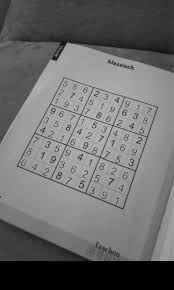
#> input picture images/sd11.png, 174 x 290 px, given in place of ex.png, which was not available
$ python train2.py   (older library calls are emulated)
#> lines starting #> are read from the running program, lines starting #| are printed output that depends on the picture; after the words box and inside, x2 and y2 are one past the last pixel; in counts of white or black regions, pixels touching at a corner belong together; pictures that were not available may be replaced by others from this repository, and a replacement may not be noted
#> further down, frame is the input picture: shape (290, 174, 3); min 0, max 200, mean 108.1
import cv2
import numpy as np
from sklearn import preprocessing,cross_validation,svm
from sklearn import svm
from sklearn import datasets, neighbors, linear_model
from sklearn.multiclass import OneVsOneClassifier
from sklearn.svm import LinearSVC


# [10 lines left out: function draw_str, not called in this run]


def cmp_heightitem(item):
    _, _, _, hitem = cv2.boundingRect(item)
    return -hitem


# [26 lines left out: functions cmp_widthitem, sort_grid_points, not called in this run]


def process(frame):

    #
    # 1. preprocessing
    #
    gray = cv2.cvtColor(frame, cv2.COLOR_BGR2GRAY)
    binary = cv2.adaptiveThreshold(
        src=gray, maxValue=255,
        adaptiveMethod=cv2.ADAPTIVE_THRESH_GAUSSIAN_C,
        thresholdType=cv2.THRESH_BINARY, blockSize=11, C=2)
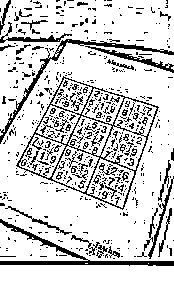
#> binary: shape (290, 174); 81.5% white; black in thin lines or dots

    blurred = cv2.medianBlur(binary, ksize=3)
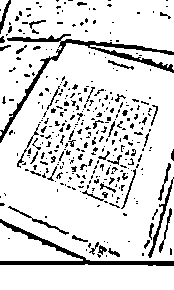
#> blurred: shape (290, 174); 86.2% white; 355 black regions (297 under 20 px), largest, box (x1, y1, x2, y2) and area: (0, 34, 174, 143) 1511, (0, 219, 174, 266) 1113, (148, 177, 174, 258) 247

    #
    # 2. try to find the sudoku
    #
    image,contours, hierarchy = cv2.findContours(image=cv2.bitwise_not(blurred),
                                   mode=cv2.RETR_LIST,
                                   method=cv2.CHAIN_APPROX_SIMPLE)
#> image: shape (290, 174); 13.8% white; 355 white regions (297 under 20 px)
#> contours = 360 contours, 340 with area under 20; largest, box (x1, y1, x2, y2) and area: (0, 34, 174, 143) 1112, (0, 219, 174, 266) 846, (148, 177, 174, 258) 161, (8, 206, 69, 235) 94, (0, 0, 11, 34) 70


    sudoku_area = 0
    sudoku_contour = None
    for cnt in contours:
        area = cv2.contourArea(cnt)
        x, y, w, h = cv2.boundingRect(cnt)
        if (0.7 < float(w) / h < 1.3     # aspect ratio
                and area > 150 * 150     # minimal area
                and area > sudoku_area   # biggest area on screen
                and area > .5 * w * h):  # fills bounding rect
            sudoku_area = area
            sudoku_contour = cnt
#> this loop made 360 passes
#> (area, x, y, w, h) on passes 7, 8, 16: (30, 108, 248, 12, 9), (34.5, 98, 245, 9, 10), (24.5, 72, 235, 16, 7)
#> after the loop, sudoku_area = 0

    #blurred = cv2.cvtColor(blurred, cv2.COLOR_GRAY2BGR)
    #cv2.drawContours(blurred, [sudoku_contour], -1, (255,0,0), -1)


    #
    # 3. separate sudoku from background
    #
    if sudoku_contour is not None:

        # approximate the contour with connected lines
        perimeter = cv2.arcLength(curve=sudoku_contour, closed=True)
        approx = cv2.approxPolyDP(curve=sudoku_contour,
                                  epsilon=0.1 * perimeter,
                                  closed=True)

        if len(approx) == 4:
            # successfully approximated
            # we now transform the sudoku to a fixed size 450x450
            # plus 50 pixel border and remove the background

            # create empty mask image
            mask = np.zeros(gray.shape, np.uint8)
            # fill a the sudoku-contour with white
            #mask = cv2.cvtColor(mask, cv2.COLOR_GRAY2BGR)
            cv2.drawContours(mask, [sudoku_contour], 0, 255, -1)

            # invert the mask
            mask_inv = cv2.bitwise_not(mask)
            # the blurred picture is already thresholded so this step shows
            # only the black areas in the sudoku
            separated = cv2.bitwise_or(mask_inv, blurred)


            # create a perspective transformation matrix. "square" defines the
            # target dimensions (450x450). The image we warp "separated" in
            # has bigger dimensions than that (550x550) to assure that no
            # pixels are cut off accidentially on twisted images
            square = np.float32([[50, 50], [500, 50], [50, 500], [500, 500]])
            approx = np.float32([i[0] for i in approx])  # api needs conversion
            # sort the approx points to match the points defined in square
            approx = sort_grid_points(approx)


            m = cv2.getPerspectiveTransform(approx, square)
            transformed = cv2.warpPerspective(separated, m, (550, 550))


            #
            # 4. get crossing points to determine grid buckling
            #

            # 4.1 vertical lines
            #

            # sobel x-axis
            sobel_x = cv2.Sobel(transformed, ddepth=-1, dx=1, dy=0)


            # closing x-axis
            kernel_x = np.array([[1]] * 20, dtype='uint8')  # vertical kernel
            dilated_x = cv2.dilate(sobel_x, kernel_x)
            closed_x = cv2.erode(dilated_x, kernel_x)
            _, threshed_x = cv2.threshold(closed_x, thresh=250, maxval=255,
                                          type=cv2.THRESH_BINARY)


            # generate mask for x
            image1,contours1, hierarchy1 = cv2.findContours(image=threshed_x,
                                           mode=cv2.RETR_LIST,
                                           method=cv2.CHAIN_APPROX_SIMPLE)


            # sort contours by height
            sorted_contours1 = sorted(contours1, key=cmp_heightitem)

            # fill biggest 10 contours on mask (white)
            mask_x = np.zeros(transformed.shape, np.uint8)
            cv2.drawContours(mask_x, sorted_contours1[:10], -1, 255, -1)


            # 4.2 horizontal lines
            #

            # this is essentially the same procedure as for the x-axis
            # sobel y-axis
            sobel_y = cv2.Sobel(transformed, ddepth=-1, dx=0, dy=1)

            # closing y-axis
            kernel_y = np.array([[[1]] * 20], dtype='uint8')  # horizontal krnl
            dilated_y = cv2.dilate(sobel_y, kernel_y)
            closed_y = cv2.erode(dilated_y, kernel_y)
            _, threshed_y = cv2.threshold(closed_y, 250, 255,
                                          cv2.THRESH_BINARY)

            # generate mask for y
            image,contours2, _ = cv2.findContours(image=threshed_y,
                                           mode=cv2.RETR_LIST,
                                           method=cv2.CHAIN_APPROX_SIMPLE)
            sorted_contours2 = sorted(contours2, key=cmp_widthitem)

            # fill biggest 10 on mask
            mask_y = np.zeros(transformed.shape, np.uint8)
            cv2.drawContours(mask_y, sorted_contours2[:10], -1, 255, -1)

            #
            # 4.3 close the grid
            #
            dilated_ver = cv2.dilate(mask_x, kernel_x)
            dilated_hor = cv2.dilate(mask_y, kernel_y)
            # now we have the single crossing points as well as the complete
            # grid
            grid = cv2.bitwise_or(dilated_hor, dilated_ver)
            crossing = cv2.bitwise_and(dilated_hor, dilated_ver)
            cv2.imshow('image',crossing)

            #
            # 5. sort crossing points
            #
            image,contours, _ = cv2.findContours(image=crossing,
                                           mode=cv2.RETR_LIST,
                                           method=cv2.CHAIN_APPROX_SIMPLE)
            # a complete sudoku must have exactly 100 crossing points
            if len(contours) == 100:
                # take the center points of the bounding rects of the crossing
                # points. This should be precise enough, calculating the
                # moments is not necessary.
                crossing_points = np.empty(shape=(100, 2))
                for n, cnt in enumerate(contours):
                    x, y, w, h = cv2.boundingRect(cnt)
                    cx, cy = (x + .5 * w, y + .5 * h)
                    crossing_points[n] = [int(cx), int(cy)]
                sorted_cross_points = sort_grid_points(crossing_points)
                # show the numbers next to the points
                for n, p in enumerate(sorted_cross_points):
                    #print (p[0])
                    draw_str(grid, int(p[0][0]), int(p[0][1]), str(n))

                #
                # 6. Solve the sudoku
                #
                solve_sudoku_ocr(transformed, sorted_cross_points)

    cv2.drawContours(frame, [sudoku_contour], 0, 255)
    cv2.imshow('Input', frame)


# [106 lines left out: function solve_sudoku_ocr, not called in this run]


"""Uses the main video capture device for detection"""
"""Z
cap = cv2.VideoCapture(0)
if cap.isOpened():
    while(not cv2.waitKey(1) & 0xFF == ord('q')):
        _, frame = cap.read()
        process(frame)
else:
    raise IOError('Cannot capture video device')
cap.release()
"""
frame=cv2.imread('ex.png');
process(frame)

$ run again, on images/sd3.png
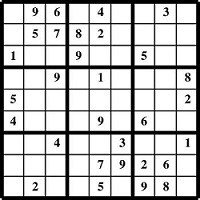
#> input picture images/sd3.png, 200 x 200 px, given in place of ex.png, which was not available
#> frame is the input picture: shape (200, 200, 3); min 0, max 255, mean 196.1
#> in process, `binary = cv2.adaptiveThreshold( src=gray, maxValue=255, adaptiveMethod..`:
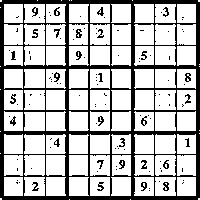
#> binary: shape (200, 200); 74% white; 117 black regions (86 under 20 px), largest, box (x1, y1, x2, y2) and area: (0, 0, 200, 200) 9382, (76, 29, 82, 38) 37, (163, 182, 169, 191) 36
#> blurred: shape (200, 200); 75.7% white; 99 black regions (36 under 20 px), largest, box (x1, y1, x2, y2) and area: (0, 0, 200, 200) 7774, (76, 29, 82, 38) 39, (98, 117, 104, 125) 33
#> image: shape (200, 200); 24.3% white; 99 white regions (36 under 20 px)
#> in process, `image,contours, hierarchy = cv2.findContours(image=cv2.bitwise_not(blu..`: contours = 122 contours, 94 with area under 20; largest, box (x1, y1, x2, y2) and area: (0, 0, 200, 200) 39593, (133, 133, 197, 197) 3834, (3, 3, 67, 67) 3834, (3, 133, 67, 197) 3831, (133, 3, 197, 67) 3830
#> the loop in process, `for cnt in contours:` made 122 passes
#> (area, x, y, w, h, sudoku_area) on pass 122: (39593, 0, 0, 200, 200, 39593)
#> after the loop in process, `for cnt in contours:`: sudoku_area = 39593; sudoku_contour = [[2, 0], [0, 2], [0, 197], [2, 199], [197, 199], [199, 197], [199, 2], [197, 0]]
#> perimeter = 791.3
#> in process, `approx = cv2.approxPolyDP(curve=sudoku_contour, epsilon=0.1 * perimete..`: approx = [[2, 0], [0, 197], [197, 199], [199, 2]]
#> mask: shape (200, 200); 100% white; black in thin lines or dots
#> mask_inv: shape (200, 200); 0.03% white in thin lines or dots
#> points = [[2, 0], [199, 2], [0, 197], [197, 199]]
#> m = [[2.28, 0.0232, 45.43], [-0.0232, 2.28, 50.05], [4.74e-19, 6.46e-19, 1]]
#> threshed_x: shape (550, 550); 4.6% white; 112 white regions (55 under 20 px)
#> contours1 = 112 contours, 67 with area under 20; largest, box (x1, y1, x2, y2) and area: (350, 56, 360, 496) 1100, (201, 57, 211, 497) 1078, (52, 59, 62, 499) 1050, (249, 57, 258, 496) 1036, (299, 56, 308, 496) 1035
#> hitem = 6
#> sorted_contours1 has the same summary as contours1
#> mask_x: shape (550, 550); 3.4% white; 10 white regions, largest, box (x1, y1, x2, y2) and area: (350, 56, 360, 496) 1544, (201, 57, 211, 497) 1522, (52, 59, 62, 499) 1496
#> threshed_y: shape (550, 550); 4.3% white; 141 white regions (83 under 20 px)
#> contours2 = 141 contours, 104 with area under 20; largest, box (x1, y1, x2, y2) and area: (57, 249, 496, 258) 1087, (57, 350, 497, 361) 1080, (56, 201, 496, 211) 1078, (54, 52, 494, 62) 1065, (57, 299, 497, 308) 1057
#> witem = 5
#> sorted_contours2 has the same summary as contours2
#> mask_y: shape (550, 550); 3.4% white; 10 white regions, largest, box (x1, y1, x2, y2) and area: (57, 249, 496, 258) 1529, (57, 350, 497, 361) 1524, (56, 201, 496, 211) 1522
#> dilated_ver: shape (550, 550); 4.6% white; 10 white regions, largest, box (x1, y1, x2, y2) and area: (201, 48, 211, 507) 2054, (52, 50, 62, 509) 2028, (249, 48, 258, 506) 1973
#> dilated_hor: shape (550, 550); 4.5% white; 10 white regions, largest, box (x1, y1, x2, y2) and area: (47, 201, 506, 211) 2054, (45, 52, 504, 62) 2042, (48, 249, 506, 258) 2042
#> grid: shape (550, 550); 8.7% white; 1 white region, box (x1, y1, x2, y2) and area: (45, 46, 508, 509) 26448
#> in process, `crossing = cv2.bitwise_and(dilated_hor, dilated_ver)`:
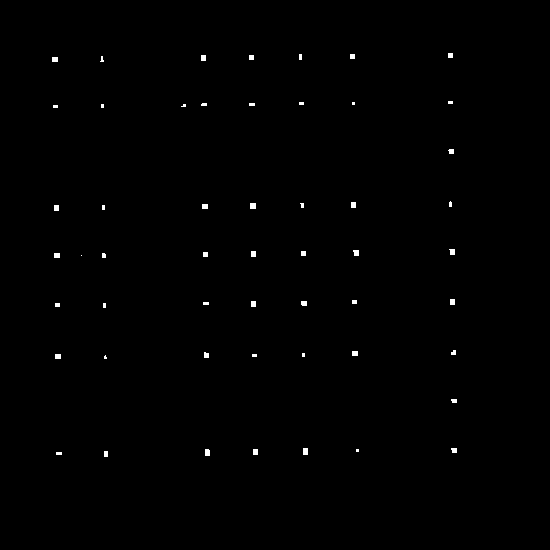
#> crossing: shape (550, 550); 0.39% white; 53 white regions (22 under 20 px)
#> in process, `image,contours, _ = cv2.findContours(image=crossing, mode=cv2.RETR_LIS..`: contours = 53 contours, 36 with area under 20; largest, box (x1, y1, x2, y2) and area: (250, 203, 256, 209) 25, (303, 448, 308, 455) 24, (205, 449, 210, 456) 24, (353, 250, 359, 256) 22, (449, 249, 455, 255) 20

$ run again, on images/sd4.png
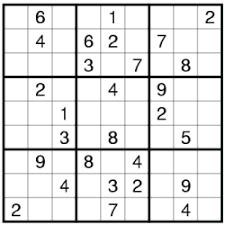
#> input picture images/sd4.png, 225 x 225 px, given in place of ex.png, which was not available
#> frame is the input picture: shape (225, 225, 3); mean B, G, R 224.5, 224.5, 224.4
#> in process, `binary = cv2.adaptiveThreshold( src=gray, maxValue=255, adaptiveMethod..`:
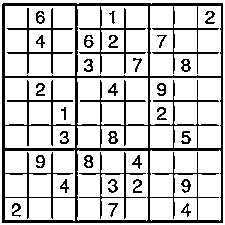
#> binary: shape (225, 225); 79.9% white; black in thin lines or dots
#> blurred: shape (225, 225); 80.8% white; black in thin lines or dots
#> image: shape (225, 225); 19.2% white in thin lines or dots
#> in process, `image,contours, hierarchy = cv2.findContours(image=cv2.bitwise_not(blu..`: contours = 109 contours, 63 with area under 20; largest, box (x1, y1, x2, y2) and area: (2, 3, 223, 223) 48176, (149, 77, 222, 149) 5091, (149, 5, 222, 77) 5090, (76, 5, 149, 77) 5038, (76, 77, 149, 149) 5036
#> the loop in process, `for cnt in contours:` made 109 passes
#> (area, x, y, w, h, sudoku_area) on pass 109: (48176, 2, 3, 221, 220, 48176)
#> after the loop in process, `for cnt in contours:`: sudoku_area = 48176; sudoku_contour = contour of 12 points, box (x1, y1, x2, y2) (2, 3, 223, 223), area 48176
#> perimeter = 876.5
#> in process, `approx = cv2.approxPolyDP(curve=sudoku_contour, epsilon=0.1 * perimete..`: approx = [[3, 3], [2, 221], [221, 222], [222, 4]]
#> mask: shape (225, 225); 96% white; 1 black region, box (x1, y1, x2, y2) and area: (0, 0, 225, 225) 2011
#> points = [[3, 3], [222, 4], [2, 221], [221, 222]]
#> m = [[2.05, 0.00943, 43.81], [-0.00943, 2.06, 43.84], [2.15e-19, 3.63e-19, 1]]
#> threshed_x: shape (550, 550); 6.3% white; 101 white regions (37 under 20 px)
#> contours1 = 101 contours, 43 with area under 20; largest, box (x1, y1, x2, y2) and area: (350, 55, 357, 498) 1022, (200, 49, 207, 498) 1020, (52, 56, 59, 499) 996, (151, 62, 158, 494) 978, (301, 61, 308, 494) 976
#> hitem = 3
#> sorted_contours1 has the same summary as contours1
#> mask_x: shape (550, 550); 4.5% white; 10 white regions, largest, box (x1, y1, x2, y2) and area: (200, 49, 207, 498) 1470, (350, 55, 357, 498) 1468, (52, 56, 59, 499) 1442
#> threshed_y: shape (550, 550); 6.1% white; 133 white regions (52 under 20 px)
#> contours2 = 133 contours, 72 with area under 20; largest, box (x1, y1, x2, y2) and area: (61, 250, 500, 257) 1014, (61, 151, 499, 158) 1006, (54, 52, 499, 59) 990, (60, 102, 499, 108) 984, (55, 201, 500, 208) 970
#> witem = 455
#> sorted_contours2 has the same summary as contours2
#> mask_y: shape (550, 550); 4.3% white; 10 white regions, largest, box (x1, y1, x2, y2) and area: (61, 250, 500, 257) 1454, (61, 151, 499, 158) 1447, (54, 52, 499, 59) 1438
#> dilated_ver: shape (550, 550); 5.3% white; 10 white regions, largest, box (x1, y1, x2, y2) and area: (350, 46, 357, 508) 1886, (52, 47, 59, 509) 1784, (200, 40, 207, 508) 1755
#> dilated_hor: shape (550, 550); 5.1% white; 10 white regions, largest, box (x1, y1, x2, y2) and area: (45, 52, 509, 59) 1780, (52, 151, 509, 158) 1770, (52, 250, 510, 257) 1758
#> grid: shape (550, 550); 10.1% white; 1 white region, box (x1, y1, x2, y2) and area: (35, 35, 517, 519) 30425
#> in process, `crossing = cv2.bitwise_and(dilated_hor, dilated_ver)`:
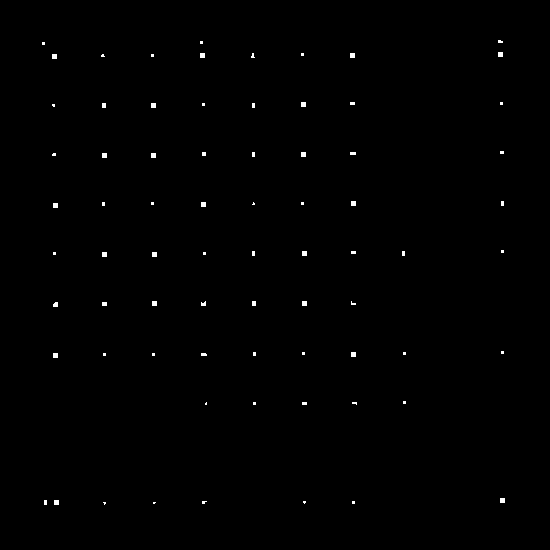
#> crossing: shape (550, 550); 0.38% white; 73 white regions (48 under 20 px), largest, box (x1, y1, x2, y2) and area: (200, 53, 205, 58) 25, (350, 53, 355, 58) 25, (498, 52, 503, 57) 25
#> in process, `image,contours, _ = cv2.findContours(image=crossing, mode=cv2.RETR_LIS..`: contours = 73 contours, all with area under 20
